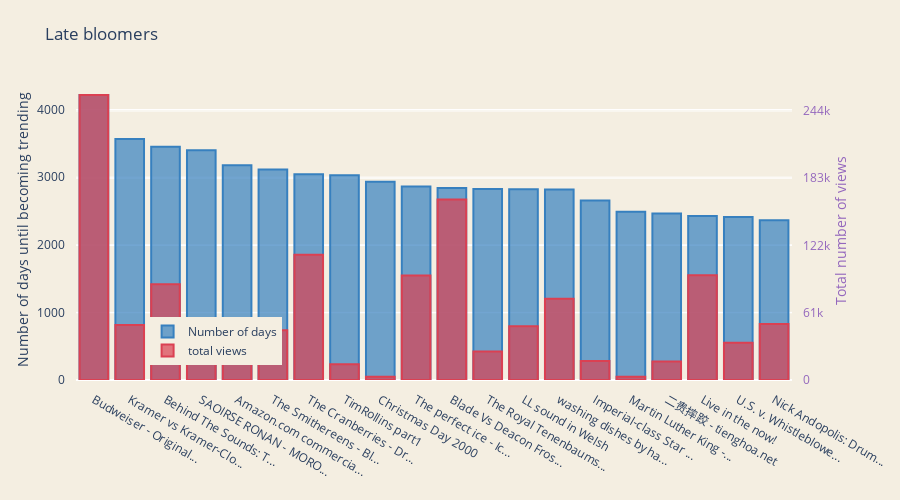

Here is the notebook cell this chart was saved with:
### Markdown cell above
### 2.5. Late bloomers
<a id="late_bloomers"></a>
This section dedicated to videos that waited the longest before they became trending. I also checked how many views they had when they hit the YouTube home page.

### Code cell
max_title_length = 20
number_of_late_bloomers = 20

late_bloomers = us_videos_first.sort_values(["time_to_trend"], ascending=False).head(number_of_late_bloomers)
late_bloomers_title = [(x if len(x) <= max_title_length else x[:max_title_length] + "...") for x in late_bloomers.title.values]
late_bloomers_days = late_bloomers.time_to_trend.values
late_bloomers_views = late_bloomers.views.values

trace1 = go.Bar(
    x = late_bloomers_title,
    y = late_bloomers_days,
    name='Number of days',
    marker=dict(
        color='rgba(55, 128, 191, 0.7)',
        line=dict(
            color='rgba(55, 128, 191, 1.0)',
            width=2,
        )
    )
)
trace2 = go.Bar(
    x = late_bloomers_title,
    y = late_bloomers_views,
    name='total views',
    marker=dict(
        color='rgba(219, 64, 82, 0.7)',
        line=dict(
            color='rgba(219, 64, 82, 1.0)',
            width=2,
        )
    ),
    yaxis='y2'
)


data = [trace1, trace2]
layout = go.Layout(
    barmode='group',
    title = 'Late bloomers',
    width=900,
    height=500,
    margin=go.Margin(
        l=75,
        r=75,
        b=120,
        t=80,
        pad=10
    ),
    paper_bgcolor='rgb(244, 238, 225)',
    plot_bgcolor='rgb(244, 238, 225)',
    yaxis = dict(
        title= 'Number of days until becoming trending',
        anchor = 'x',
        rangemode='tozero'
    ),   
    yaxis2=dict(
        title='Total number of views',
        titlefont=dict(
            color='rgb(148, 103, 189)'
        ),
        tickfont=dict(
            color='rgb(148, 103, 189)'
        ),
        overlaying='y',
        side='right',
        anchor = 'x',
        rangemode = 'tozero',
        dtick = 61000
    ),
    #legend=dict(x=-.1, y=1.2)
    legend=dict(x=0.1, y=0.05)
)

fig = go.Figure(data=data, layout=layout)
py.iplot(fig)

### Figure 1 — Plotly figure (JSON) as saved in the notebook; plotly's stock layout.template omitted (floating-point values rounded to 4 significant figures)
{"data": [{"marker": {"color": "rgba(55, 128, 191, 0.7)", "line": {"color": "rgba(55, 128, 191, 1.0)", "width": 2}}, "name": "Number of days", "type": "bar", "x": ["Budweiser - Original...", "Kramer vs Kramer-Clo...", "Behind The Sounds: T...", "SAOIRSE RONAN - MORO...", "Amazon.com commercia...", "The Smithereens - Bl...", "The Cranberries - Dr...", "TimRollins part1", "Christmas Day 2000", "The perfect ice - Ic...", "Blade Vs Deacon Fros...", "The Royal Tenenbaums...", "LL sound in Welsh", "washing dishes by ha...", "Imperial-class Star ...", "Martin Luther King -...", "二贵摔跤 - tienghoa.net", "Live in the now!", "U.S. v. Whistleblowe...", "Nick Andopolis: Drum..."], "y": [4215, 3563, 3448, 3398, 3176, 3113, 3044, 3027, 2933, 2862, 2839, 2823, 2820, 2816, 2653, 2489, 2463, 2424, 2411, 2361]}, {"marker": {"color": "rgba(219, 64, 82, 0.7)", "line": {"color": "rgba(219, 64, 82, 1.0)", "width": 2}}, "name": "total views", "type": "bar", "x": ["Budweiser - Original...", "Kramer vs Kramer-Clo...", "Behind The Sounds: T...", "SAOIRSE RONAN - MORO...", "Amazon.com commercia...", "The Smithereens - Bl...", "The Cranberries - Dr...", "TimRollins part1", "Christmas Day 2000", "The perfect ice - Ic...", "Blade Vs Deacon Fros...", "The Royal Tenenbaums...", "LL sound in Welsh", "washing dishes by ha...", "Imperial-class Star ...", "Martin Luther King -...", "二贵摔跤 - tienghoa.net", "Live in the now!", "U.S. v. Whistleblowe...", "Nick Andopolis: Drum..."], "y": [258506, 49942, 86744, 26482, 15382, 45096, 113672, 14289, 2863, 94694, 163780, 25796, 48682, 73685, 17273, 2896, 16823, 95085, 33797, 50867], "yaxis": "y2"}], "layout": {"barmode": "group", "height": 500, "legend": {"x": 0.1, "y": 0.05}, "margin": {"b": 120, "l": 75, "pad": 10, "r": 75, "t": 80}, "paper_bgcolor": "rgb(244, 238, 225)", "plot_bgcolor": "rgb(244, 238, 225)", "title": {"text": "Late bloomers"}, "width": 900, "yaxis": {"anchor": "x", "rangemode": "tozero", "title": {"text": "Number of days until becoming trending"}}, "yaxis2": {"anchor": "x", "dtick": 61000, "overlaying": "y", "rangemode": "tozero", "side": "right", "tickfont": {"color": "rgb(148, 103, 189)"}, "title": {"font": {"color": "rgb(148, 103, 189)"}, "text": "Total number of views"}}}}
